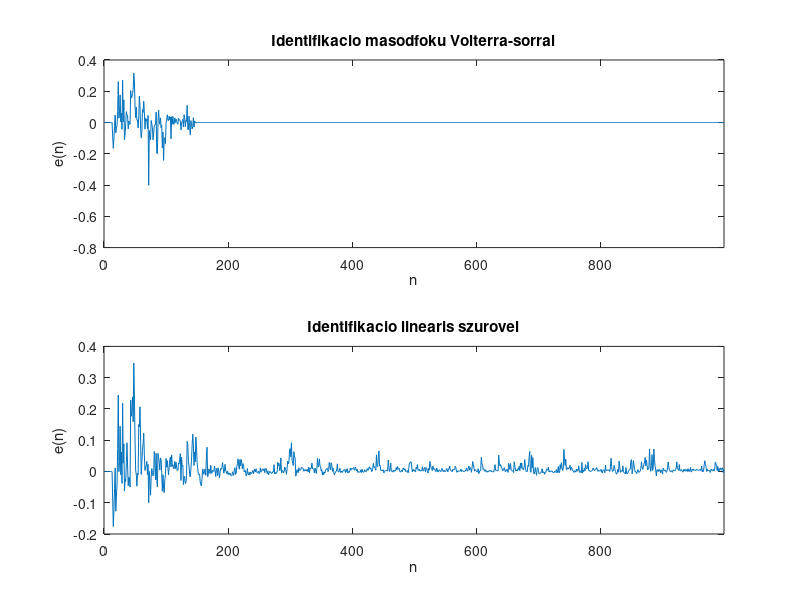

MATLAB code for this plot:
clear all;
clc;

%% parameterek
N=1000;      % ennyi mintat szimulalunk
y=@(x) filter(1./(10:10:100),1,x)+0.5*filter(1./(10:10:100),1,x).^2; % a nemlinearis rendszer
lambda=0.95; % RLS felejtesi faktor (0<lambda<=1)
L=15;        % a Volterra-modell memoriajanak hossza
L_lms=15;    % LMS algoritmussal illesztett linearis modell egyutthatoszama 
mu_lms=1e-2; % LMS algoritmus batorsagi tenyezoje

%% Volterra-kernelek identifikacioja RLS algoritmussal
x=randn(1,N); % gerjesztes
y_=y(x); % a nemlinearis rendszer valasza a gerjesztesre
h=zeros(1,L+L*(L+1)/2); % [h1(0) ... h1(L-1)  h2(0,0) h2(0,1)     ... h2(L-2,L-1)       h2(L-1,L-1)]
X=zeros(1,L+L*(L+1)/2); % [x(n)  ... x(n-L+1) x^2(n)  x(n)*x(n-1) ... x(n-L+2)*x(n-L+1) x^2(n-L+1)]
P=1000*eye(L+L*(L+1)/2);
e=zeros(1,N);
for ii=L:N
    X(1:L)=x(ii:-1:ii-L+1);
    for xi=0:L-1
        for xj=xi:L-1
            X((L-xi/2).*(xi+1)+xj+1)=x(ii-xi)*x(ii-xj);
        end
    end
    e(ii)=y_(ii)-X*h';
    P=1/lambda*(P-P*(X')*X*P/(lambda+X*P*X'));
    h=h+X*P'*e(ii);
end

%% osszehasonlitaskeppen megprobalunk egy sima linearis LMS-t is
h=zeros(1,L_lms);
X=zeros(1,L_lms);
e_lms=zeros(1,N);
for ii=L_lms:N
    X=x(ii:-1:ii-L_lms+1);
    e_lms(ii)=y_(ii)-X*h';
    h=h+mu_lms*e_lms(ii)*X;
end

%% abrazolas
figure(1);
subplot(211);
plot(0:N-1,e);
xlim([0 N-1]);
xlabel('n');
ylabel('e(n)');
title('Identifikacio masodfoku Volterra-sorral');
subplot(212);
plot(0:N-1,e_lms);
xlim([0 N-1]);
xlabel('n');
ylabel('e(n)');
title('Identifikacio linearis szurovel');
